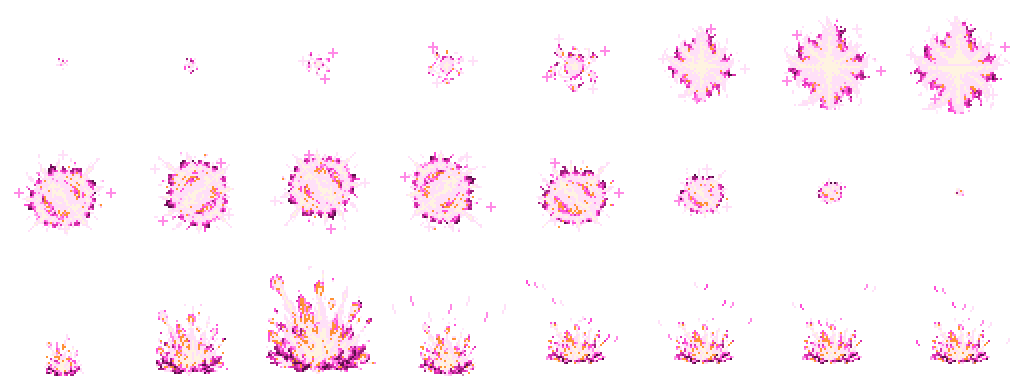
#> input picture Pause/Assets/Art/Attacks/Ember~/ember_attack_laser.png, 1024 x 384 px, found by its file name; its folder holds only this picture in this run
$ python recolor_world_cue.py '../Ember~/ember_attack_laser.png'
#> lines starting #> are read from the running program, lines starting #| are printed output that depends on the picture; after the words box and inside, x2 and y2 are one past the last pixel; in counts of white or black regions, pixels touching at a corner belong together
"""NO PINK OUTSIDE SPACE (user, 2026-10-11): replace the hostile pink of every painted attack asset of a non-Space world
with that world's own cue colour (same table as WorldCue.cs / MineCue / MineBeams~/recolor_nopink.py).

usage: python3 recolor_world_cue.py            (re-runs every job below from the saved originals; idempotent)
       python3 recolor_world_cue.py --check    (prints the pink share of each target now)

Originals (the pink art) are saved once to pink_original/<Resources path>. Two modes:
  attack  shots, beams, lasers, fx: pink pixels take the cue hue, saturation capped, value lifted to the cue's floor (a bright cue core)
  hull    boss bodies, damage and death strips: pink pixels take the cue hue at their OWN value (shading is kept, so the body does not glow)
Pointwise (no neighbourhood), so cell grids, anchors, outlines and the x2 nearest round trip are untouched.
"""
import colorsys, shutil, sys
from pathlib import Path
import numpy as np
from PIL import Image

HERE = Path(__file__).resolve().parent
RES = HERE.parents[1] / "Resources"          # Assets/Art/Resources
KEEP = HERE / "pink_original"

# world -> (hue deg, saturation cap, minimum value)   keep equal to MineCue / recolor_nopink.py / WorldCue.cs
CUE = {
    "frost":   (195, .40, .90),
    "verdant": (135, .55, .88),
    "ember":   (32,  .85, .92),
    "tide":    (188, .38, .90),
    "storm":   (258, .38, .92),
    "desert":  (45,  .35, .92),
}

# also the five rail-mine beam atlases (Attacks/<World>/<w>_attack_minebeam.png, Ember's mineflame) -- redone from MineBeams~/*/pink_original
# by MineBeams~/recolor_nopink.py with the same mask (run it after this one if both change).
# (world, file under Resources, mode, optional pixel rows (y0, y1) from the top)
JOBS = []
for n in ("laser", "laserbody", "lasertell"):
    for w in ("Ember", "Frost", "Verdant"):
        JOBS.append((w.lower(), f"Attacks/{w}/{w.lower()}_attack_{n}.png", "attack", None))
for n in ("shots", "lash", "log"):
    JOBS.append(("verdant", f"Attacks/Verdant/verdant_attack_{n}.png", "attack", None))
for w in ("Ember", "Frost", "Verdant"):
    JOBS.append((w.lower(), f"Bosses/{w}_shots.png", "attack", None))
for w in ("Ember", "Frost"):
    JOBS.append((w.lower(), f"Bosses/{w}_card.png", "hull", None))
    JOBS.append((w.lower(), f"Bosses/{w}.png", "hull", None))
    JOBS.append((w.lower(), f"Bosses/{w}_damage.png", "hull", None))
    JOBS.append((w.lower(), f"Bosses/{w}_damage_fx.png", "hull", None))
#> further down, a is the input picture: shape (384, 1024, 4); mean R, G, B, A 34.1, 25.2, 29.8, 34.5
JOBS.append(("ember", "Bosses/Ember_death.png", "hull", None))
JOBS.append(("frost", "Bosses/Frost_death.png", "hull", None))
JOBS.append(("verdant", "Bosses/Verdant_damage.png", "hull", None))
JOBS.append(("ember", "BossAttackFx/boss_attack_fx.png", "attack", (144, 192)))   # row 3 = Ember's attack fx (row 0 = Space keeps its pink)

def hsv(a):
    rgb = a[..., :3].astype(np.float32) / 255
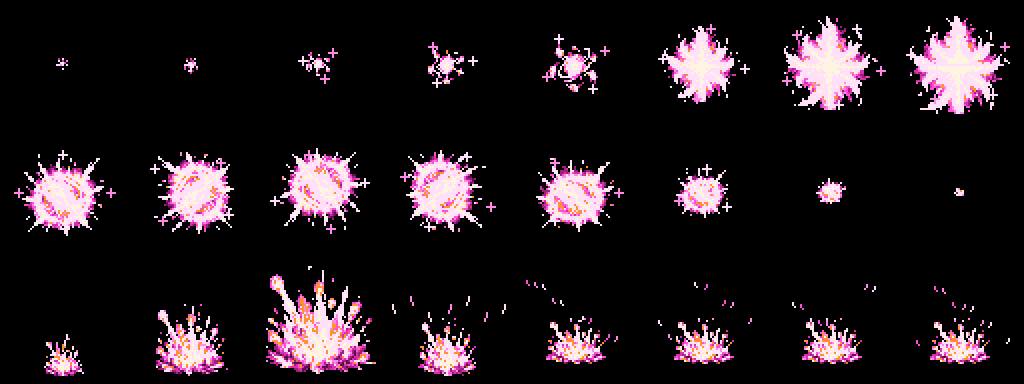
#> rgb: shape (384, 1024, 3) float32; mean R, G, B 0.134, 0.099, 0.117
    mx = rgb.max(-1); mn = rgb.min(-1); d = mx - mn
#> after `mx = rgb.max(-1)`:
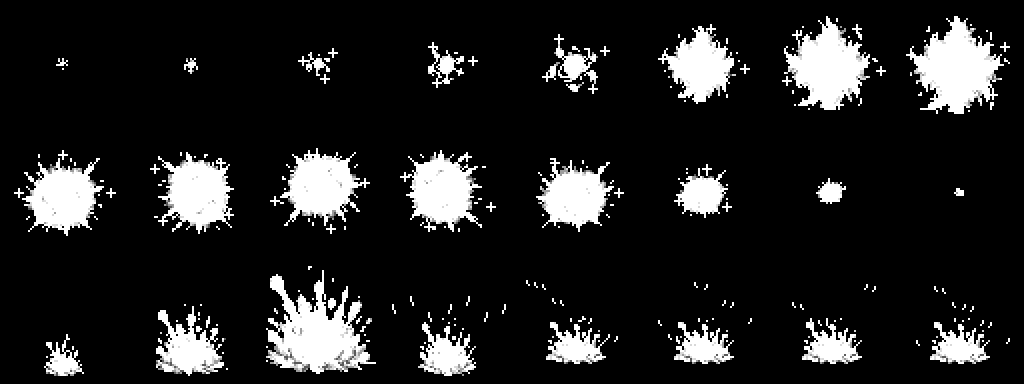
#> mx: shape (384, 1024) float32; min 0, max 1, mean 0.134
#> after `mn = rgb.min(-1)`:
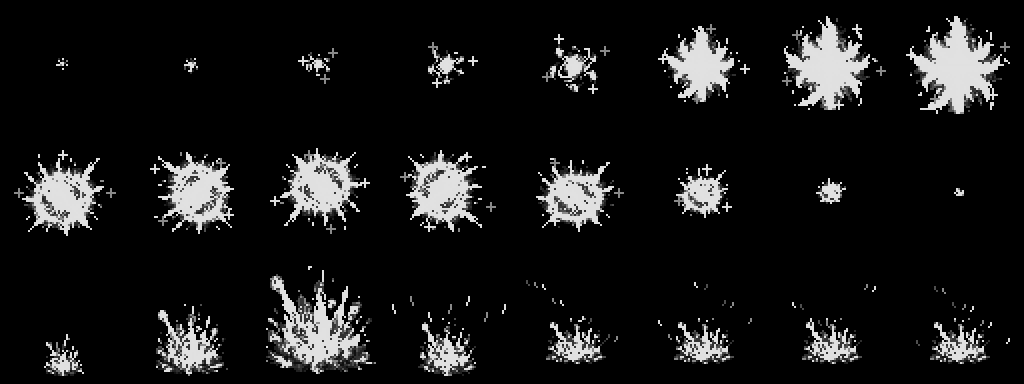
#> mn: shape (384, 1024) float32; min 0, max 0.882, mean 0.0941
#> after `d = mx - mn`:
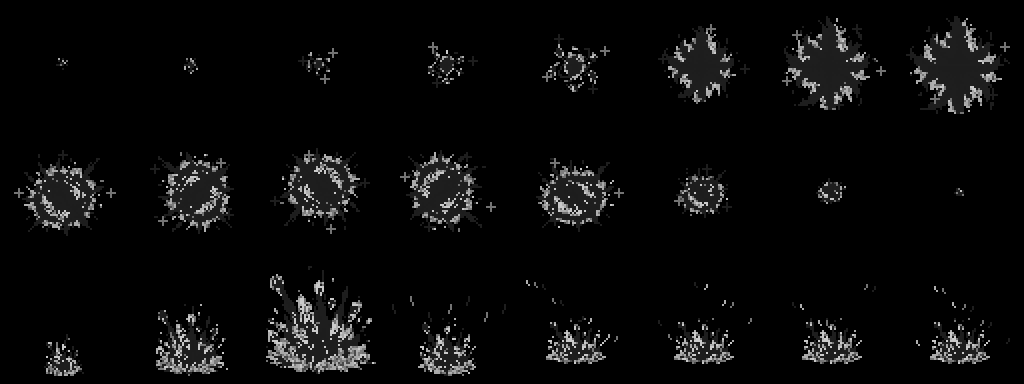
#> d: shape (384, 1024) float32; min 0, max 0.792, mean 0.0396
    s = np.where(mx > 0, d / np.maximum(mx, 1e-4), 0)
    r, g, b = rgb[..., 0], rgb[..., 1], rgb[..., 2]
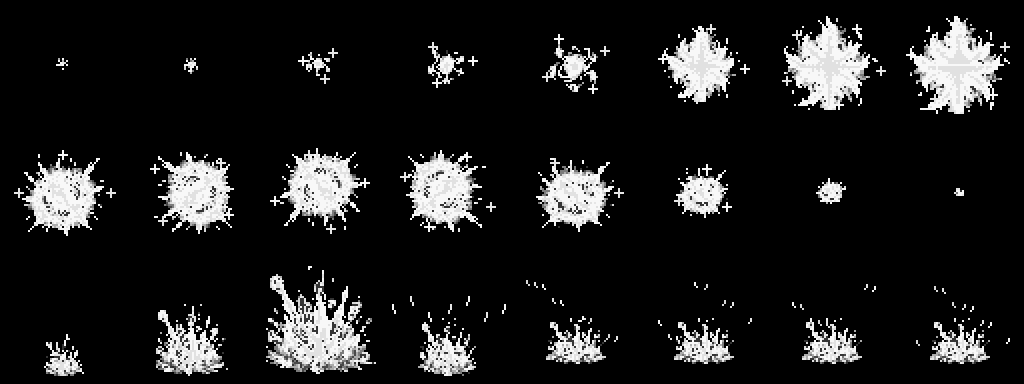
#> b: shape (384, 1024) float32; min 0, max 0.973, mean 0.117
    dd = np.maximum(d, 1e-6)
    h = np.where(mx == r, ((g - b) / dd) % 6, np.where(mx == g, (b - r) / dd + 2, (r - g) / dd + 4)) * 60 % 360
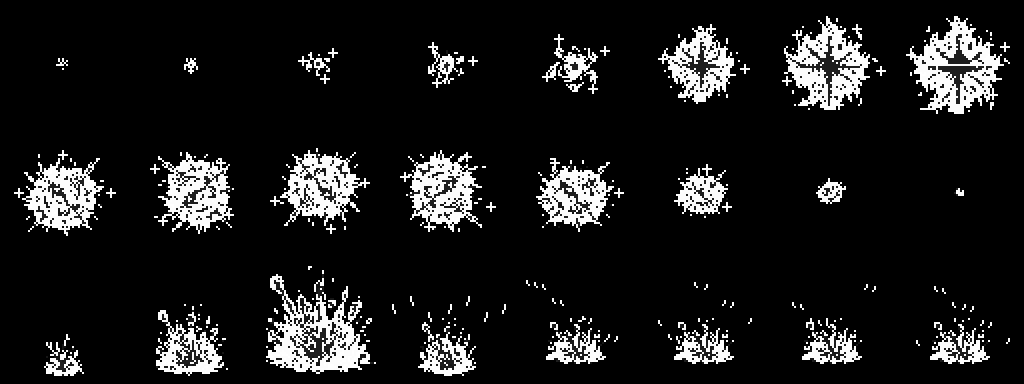
#> h: shape (384, 1024) float32; min 0, max 316.3, mean 34.7; drawn with min black and max white
    return h, s, mx

def pink_mask(a):
    h, s, v = hsv(a)
    d = v * s   # chroma
    return (a[..., 3] > 0) & (d >= .035) & (v > .25) & (h >= 280) & (h < 352)   # saturated pink AND pale pinkish-white / lavender-white
#> returned value: shape (384, 1024) bool; 10.7% white; 284 white regions (206 under 20 px), largest, box (x1, y1, x2, y2) and area: (266, 274, 370, 374) 4172, (906, 16, 1004, 114) 4072, (784, 16, 870, 110) 3592

def remap(a, world, mode):
    hue, cap, vmin = CUE[world]
    h, s, v = hsv(a)
    m = pink_mask(a)
    out = a.copy()
    ys, xs = np.where(m)
    for y, x in zip(ys, xs):
        vv = float(v[y, x]) if mode == "hull" else max(float(v[y, x]), vmin)
        sat = min(max(float(s[y, x]) * (.9 if mode == "hull" else .8), .10 if mode == "attack" else 0.0), cap if mode == "attack" else max(cap, .8))
        if mode == "attack" and v[y, x] >= .95: sat *= .75
        rr, gg, bb = colorsys.hsv_to_rgb(hue / 360, sat, vv)
        out[y, x, :3] = (round(rr * 255), round(gg * 255), round(bb * 255))
#> this loop made 42132 passes
#> (y, x, vv, sat, rr, gg, bb) on passes 1 to 12: (16, 826, 1, 0.075, 1, 0.965, 0.925), (16, 827, 1, 0.075, 1, 0.965, 0.925), (16, 954, 1, 0.075, 1, 0.965, 0.925), (16, 955, 1, 0.075, 1, 0.965, 0.925), (16, 956, 1, 0.075, 1, 0.965, 0.925), (16, 957, 1, 0.075, 1, 0.965, 0.925), (17, 826, 1, 0.075, 1, 0.965, 0.925), (17, 827, 1, 0.075, 1, 0.965, 0.925), (17, 954, 1, 0.075, 1, 0.965, 0.925), (17, 955, 1, 0.075, 1, 0.965, 0.925), (17, 956, 1, 0.075, 1, 0.965, 0.925), (17, 957, 1, 0.075, 1, 0.965, 0.925)
#> (vv, sat) on passes 61 to 66: (1, 0.075), (1, 0.075), (1, 0.075), (1, 0.075), (1, 0.075), (1, 0.075)
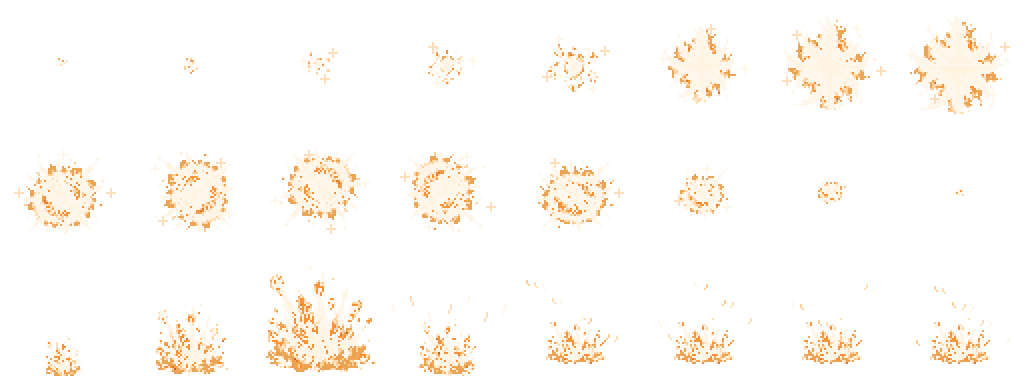
#> out: shape (384, 1024, 4); 10.71% of pixels changed, all inside (x1, y1, x2, y2) = (14, 16, 1010, 376); transparent parts drawn white
    return out, int(m.sum())

def share(a):
    op = (a[..., 3] > 76).sum()
    return 100 * (pink_mask(a) & (a[..., 3] > 76)).sum() / max(op, 1)

if __name__ == "__main__":
    for world, rel, mode, rows in JOBS:
        path = RES / rel
        bak = KEEP / rel
        if "--check" in sys.argv:
            print(f"{share(np.array(Image.open(path).convert('RGBA'))):5.1f}%  {rel}")
            continue
        if not bak.exists():
            bak.parent.mkdir(parents=True, exist_ok=True)
            shutil.copy(path, bak)
        a = np.array(Image.open(bak).convert("RGBA"))
        if rows:
            part, n = remap(a[rows[0]:rows[1]], world, mode)
            out = a.copy(); out[rows[0]:rows[1]] = part
        else:
            out, n = remap(a, world, mode)
#> n = 42132
        Image.fromarray(out, "RGBA").save(path)
        print(f"{world:8s} {mode:6s} {n:7d} px  {rel}")
#| ember    attack   42132 px  Attacks/Ember/ember_attack_laser.png
#> (the run stopped early here; a loop or call above may not have finished)
